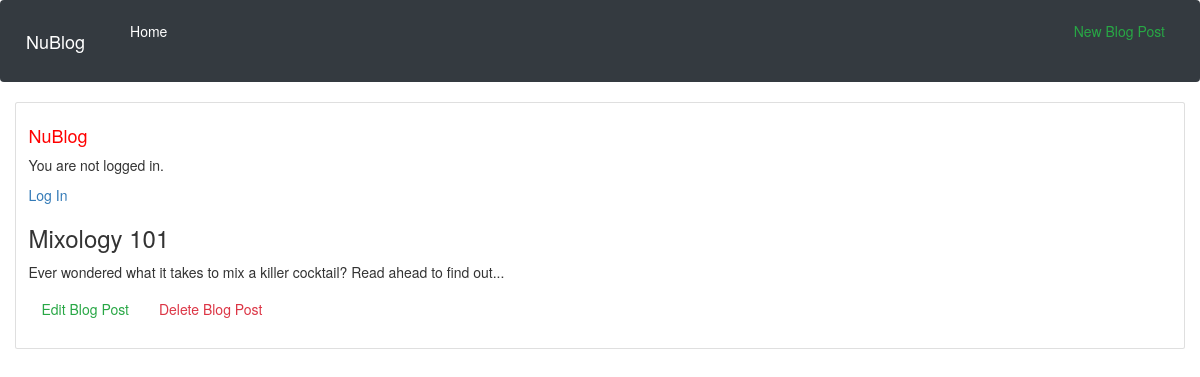
The app's page /post/2/ with its own data.
### blog/models.py (models this page shows, shortened)
class Post(models.Model):
    title = models.CharField(max_length=200)
    author = models.ForeignKey('auth.User',on_delete=models.CASCADE,)
    body = models.TextField()

### blog/views.py (the view)
# urls.py: path('post/<int:pk>/', BlogDetailView.as_view(), name='post_detail'),
class BlogDetailView(DetailView):
    model = Post
    template_name = 'post_detail.html'

### blog/templates/post_detail.html
{% extends 'base.html' %}
{% block content %}
<div class="post-entry">
<h3>{{ post.title }}</h3>
<p>{{ post.body }}</p>
</div>
<a href="{% url 'post_edit' post.pk %}"><button class="btn btn-outline-success my-2 my-sm-0" type="button">Edit Blog Post</button></a>
<a href="{% url 'post_delete' post.pk %}"><button class="btn btn-outline-danger my-2 my-sm-0" type="button">Delete Blog Post</button></a>
{% endblock content %}

### records on screen
Post: title "Mixology 101", body "Ever wondered what it takes to mix a killer cocktail? Read ahead to find out..."
